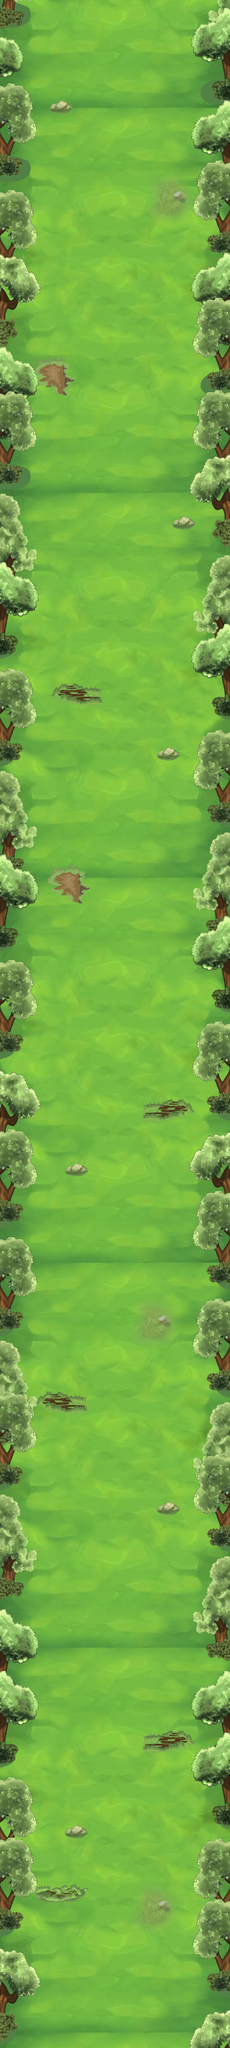

Tiled map render using the project's own tile images. Description and the map definition, with tile-layer contents summarised, below:
An orthogonal 15x133 tile map with 32x32 px tiles, 4 tile layers (Background, Background1, Decorate1, Decorate2), 2 tilesets and 162 objects (70x 5, 6, 7, 8, 9, ...).

<map version="1.0" orientation="orthogonal" width="15" height="133" tilewidth="32" tileheight="32">
 <tileset firstgid="1" name="xue" tilewidth="32" tileheight="32">
  <image source="grass.jpg" width="480" height="800" />
 </tileset>
 <tileset firstgid="376" name="grassc" tilewidth="32" tileheight="32">
  <image source="grassc.png" width="896" height="224" />
 </tileset>
 <layer name="Background" width="15" height="133">
  <data>[1995 cells, 1995 non-empty, 375 distinct tile ids]</data>
 </layer>
 <layer name="Background1" width="15" height="133">
  <data>[1995 cells, 192 non-empty, 51 distinct tile ids]</data>
 </layer>
 <objectgroup name="Objects" width="15" height="133">
  <object name="6" x="113" y="4165" width="244" height="19" />
  <object name="7" x="121" y="3398" width="244" height="19" />
  <object name="8" x="137" y="2593" width="244" height="19" />
  <object name="9" x="123" y="1800" width="244" height="19" />
  <object name="10" x="131" y="967" width="244" height="19" />
 </objectgroup>
 <objectgroup name="Enemys" width="15" height="133">
  <object x="259" y="3561">
   <properties>
    <property name="random" value="10,11,13,14" />
   </properties>
  </object>
  <object x="296" y="3556">
   <properties>
    <property name="random" value="10,11,13,14" />
   </properties>
  </object>
  <object x="330" y="3546">
   <properties>
    <property name="random" value="10,11,13,14" />
   </properties>
  </object>
  <object x="143" y="4128">
   <properties>
    <property name="random" value="37,38,37" />
   </properties>
  </object>
  <object x="126" y="4086">
   <properties>
    <property name="random" value="42" />
   </properties>
  </object>
  <object x="201" y="3705">
   <properties>
    <property name="delay" value="10" />
    <property name="random" value="29" />
   </properties>
  </object>
  <object x="106" y="4124">
   <properties>
    <property name="random" value="37,38,37" />
   </properties>
  </object>
  <object x="364" y="1933">
   <properties>
    <property name="random" value="37,38,37" />
   </properties>
  </object>
  <object x="398" y="1932">
   <properties>
    <property name="random" value="37,38,37" />
   </properties>
  </object>
  <object x="135" y="2407">
   <properties>
    <property name="random" value="37,38,37" />
   </properties>
  </object>
  <object x="178" y="2406">
   <properties>
    <property name="random" value="37,38,37" />
   </properties>
  </object>
  <object x="96" y="2409">
   <properties>
    <property name="random" value="37,38,37" />
   </properties>
  </object>
  <object x="146" y="2068">
   <properties>
    <property name="random" value="10,11,13,14" />
   </properties>
  </object>
  <object x="183" y="2072">
   <properties>
    <property name="random" value="10,11,13,14" />
   </properties>
  </object>
  <object x="218" y="2060">
   <properties>
    <property name="random" value="10,11,13,14" />
   </properties>
  </object>
  <object x="380" y="1891">
   <properties>
    <property name="random" value="12" />
   </properties>
  </object>
  <object x="358" y="3091">
   <properties>
    <property name="random" value="37,38,37" />
   </properties>
  </object>
  <object x="395" y="3091">
   <properties>
    <property name="random" value="37,38,37" />
   </properties>
  </object>
  <object x="323" y="2551">
   <properties>
    <property name="random" value="10,11,13,14" />
   </properties>
  </object>
  <object x="362" y="2553">
   <properties>
    <property name="random" value="10,11,13,14" />
   </properties>
  </object>
  <object x="393" y="2553">
   <properties>
    <property name="random" value="10,11,13,14" />
   </properties>
  </object>
  <object x="138" y="2378">
   <properties>
    <property name="random" value="12" />
   </properties>
  </object>
  <object x="182" y="3952">
   <properties>
    <property name="random" value="10,11,13,14" />
   </properties>
  </object>
  <object x="164" y="3981">
   <properties>
    <property name="random" value="10,11,13,14" />
   </properties>
  </object>
  <object x="143" y="3959">
   <properties>
    <property name="random" value="10,11,13,14" />
   </properties>
  </object>
  <object x="375" y="3053">
   <properties>
    <property name="random" value="12" />
   </properties>
  </object>
  <object x="121" y="2728">
   <properties>
    <property name="random" value="39" />
   </properties>
  </object>
  <object x="410" y="2207">
   <properties>
    <property name="random" value="36" />
    <property name="type" value="1" />
   </properties>
  </object>
  <object x="85" y="2211">
   <properties>
    <property name="random" value="36" />
    <property name="type" value="0" />
   </properties>
  </object>
  <object name="xiaoboss" x="272" y="3153">
   <properties>
    <property name="random" value="31" />
   </properties>
  </object>
  <object name="5" x="357" y="3979">
   <properties>
    <property name="random" value="10,11,13,14" />
   </properties>
  </object>
  <object name="5" x="323" y="3980">
   <properties>
    <property name="random" value="10,11,13,14" />
   </properties>
  </object>
  <object name="5" x="288" y="3984">
   <properties>
    <property name="random" value="10,11,13,14" />
   </properties>
  </object>
  <object name="5" x="176" y="3305">
   <properties>
    <property name="random" value="10,11,13,14" />
   </properties>
  </object>
  <object name="5" x="107" y="3310">
   <properties>
    <property name="random" value="10,11,13,14" />
   </properties>
  </object>
  <object name="5" x="142" y="3306">
   <properties>
    <property name="random" value="10,11,13,14" />
   </properties>
  </object>
  <object name="5" x="186" y="2707">
   <properties>
    <property name="random" value="103,104,107" />
   </properties>
  </object>
  <object x="69" y="1345" width="332" height="12">
   <properties>
    <property name="random" value="100" />
   </properties>
  </object>
  <object x="220" y="1199">
   <properties>
    <property name="boss" value="1" />
    <property name="delay" value="10" />
    <property name="random" value="93" />
   </properties>
  </object>
  <object name="5" x="273" y="4102">
   <properties>
    <property name="random" value="10,11,13,14" />
   </properties>
  </object>
  <object name="5" x="307" y="4101">
   <properties>
    <property name="random" value="10,11,13,14" />
   </properties>
  </object>
  <object name="5" x="238" y="4106">
   <properties>
    <property name="random" value="10,11,13,14" />
   </properties>
  </object>
  <object x="305" y="3702">
   <properties>
    <property name="delay" value="10" />
    <property name="random" value="29" />
   </properties>
  </object>
  <object x="199" y="2964">
   <properties>
    <property name="random" value="37,38,37" />
   </properties>
  </object>
  <object x="162" y="2964">
   <properties>
    <property name="random" value="37,38,37" />
   </properties>
  </object>
  <object x="398" y="2931">
   <properties>
    <property name="random" value="37,38,37" />
   </properties>
  </object>
  <object x="361" y="2931">
   <properties>
    <property name="random" value="37,38,37" />
   </properties>
  </object>
  <object name="x" x="378" y="2893">
   <properties>
    <property name="random" value="12" />
   </properties>
  </object>
  <object name="5" x="197" y="2864">
   <properties>
    <property name="random" value="10,11,13,14" />
   </properties>
  </object>
  <object name="5" x="266" y="2859">
   <properties>
    <property name="random" value="10,11,13,14" />
   </properties>
  </object>
  <object name="5" x="232" y="2860">
   <properties>
    <property name="random" value="10,11,13,14" />
   </properties>
  </object>
  </objectgroup>
 <layer name="Decorate1" width="15" height="133">
  <data>[1995 cells, 421 non-empty, 126 distinct tile ids]</data>
 </layer>
 <layer name="Decorate2" width="15" height="133">
  <data>[1995 cells, 561 non-empty, 105 distinct tile ids]</data>
 </layer>
</map>
<!-- 106 of 162 objects omitted -->
